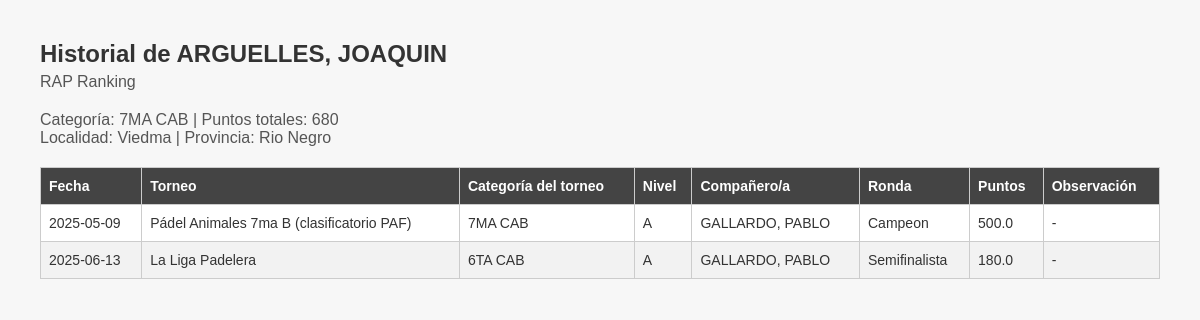
Before: /historial/ARGUELLES, JOAQUIN with the older database file.
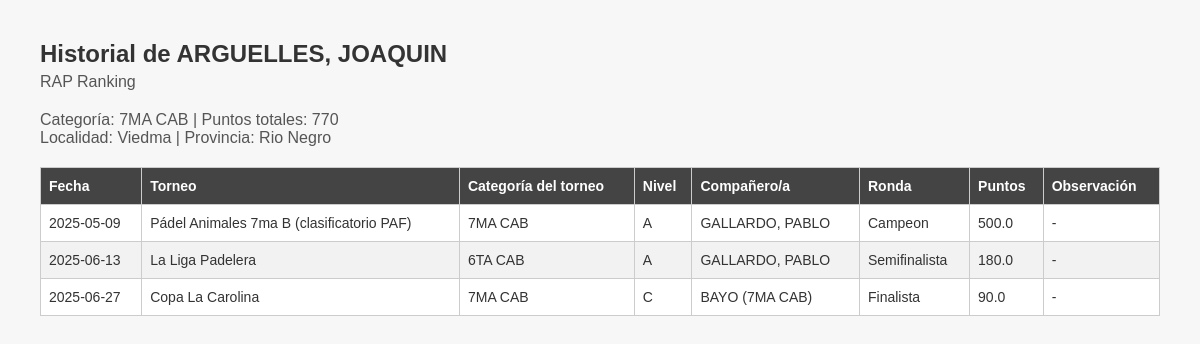
After: the same page with the newer database file.
### tables this page shows
CREATE TABLE jugadores (
            id INTEGER PRIMARY KEY AUTOINCREMENT,
            nombre TEXT UNIQUE,
            categoria TEXT,
            localidad TEXT,
            provincia TEXT,
            puntos INTEGER DEFAULT 0,
            historial TEXT
        );

### app.py (the view)
@app.route('/historial/<nombre>')
def historial(nombre):
    conn = sqlite3.connect('database.db')
    conn.row_factory = sqlite3.Row
    cursor = conn.cursor()
    cursor.execute("SELECT * FROM jugadores WHERE UPPER(nombre) = ?", (nombre.upper(),))
    jugador = cursor.fetchone()
    if not jugador:
        conn.close()
        return f"No se encontró al jugador: {nombre}", 404
    try:
        historial = json.loads(jugador['historial'])
    except json.JSONDecodeError:
        historial = []
    conn.close()
    return render_template("historial.html", jugador=jugador, historial=historial)

### templates/historial.html (shortened to what this page needs)
<!DOCTYPE html>
<html lang="es">
<head>
</head>
<body>
    <h1>Historial de {{ jugador['nombre'] }}</h1>
    <div class="header-info">
        <div class="subtitulo">RAP Ranking</div>
        <div class="subtitulo">
            Categoría: {{ jugador['categoria'] }} |
            Puntos totales: {{ jugador['puntos'] }}<br>
            Localidad: {{ jugador['localidad'] }} |
            Provincia: {{ jugador['provincia'] }}
        </div>
    </div>
    {% if historial %}
        <table>
            <thead>
                <tr>
                    <th>Fecha</th>
                    <th>Torneo</th>
                    <th>Categoría del torneo</th>
                    <th>Nivel</th>
                    <th>Compañero/a</th>
                    <th>Ronda</th>
                    <th>Puntos</th>
                    <th>Observación</th>
                </tr>
            </thead>
            <tbody>
                {% for h in historial %}
                    <tr>
                        <td>{{ h.fecha }}</td>
                        <td>{{ h.torneo }}</td>
                        <td>{{ h.categoria_torneo }}</td>
                        <td>{{ h.nivel }}</td>
                        <td>{{ h.pareja }}</td>
                        <td>{{ h.ronda }}</td>
                        <td>{{ h.puntos }}</td>
                        <td>{{ h.observacion or "-" }}</td>
                    </tr>
                {% endfor %}
            </tbody>
        </table>
    {% else %}
        <p>No se encontraron torneos cargados para este jugador.</p>
    {% endif %}
</body>
</html>

Changed rows visible on the page:
changed jugadores "ARGUELLES, JOAQUIN": puntos "680" → "770"
Other visible differences:
new list line: "2025-06-27 Copa La Carolina 7MA CAB C BAYO (7MA CAB) Finalista 90.0 -"
